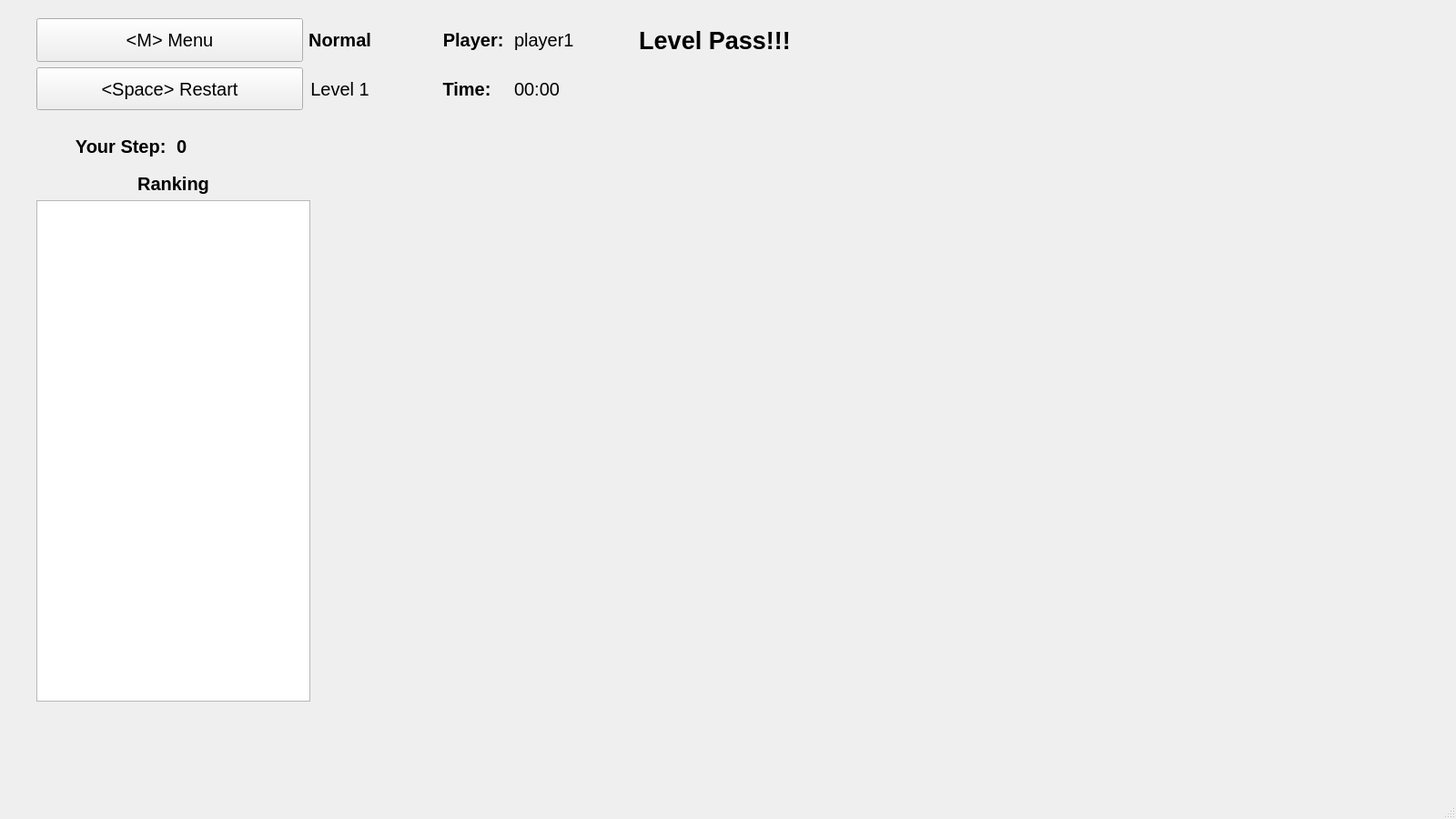
<?xml version="1.0" encoding="UTF-8"?>
<ui version="4.0">
 <class>game</class>
 <widget class="QMainWindow" name="game">
  <property name="geometry">
   <rect>
    <x>0</x>
    <y>0</y>
    <width>1600</width>
    <height>900</height>
   </rect>
  </property>
  <property name="sizePolicy">
   <sizepolicy hsizetype="Preferred" vsizetype="Preferred">
    <horstretch>0</horstretch>
    <verstretch>0</verstretch>
   </sizepolicy>
  </property>
  <property name="contextMenuPolicy">
   <enum>Qt::DefaultContextMenu</enum>
  </property>
  <property name="windowTitle">
   <string>MainWindow</string>
  </property>
  <property name="layoutDirection">
   <enum>Qt::LeftToRight</enum>
  </property>
  <property name="autoFillBackground">
   <bool>false</bool>
  </property>
  <widget class="QWidget" name="centralwidget">
   <widget class="QWidget" name="verticalLayoutWidget">
    <property name="geometry">
     <rect>
      <x>40</x>
      <y>190</y>
      <width>301</width>
      <height>581</height>
     </rect>
    </property>
    <layout class="QVBoxLayout" name="verticalLayout">
     <item>
      <widget class="QLabel" name="pass_lab_3">
       <property name="sizePolicy">
        <sizepolicy hsizetype="Minimum" vsizetype="Minimum">
         <horstretch>0</horstretch>
         <verstretch>0</verstretch>
        </sizepolicy>
       </property>
       <property name="font">
        <font>
         <pointsize>15</pointsize>
         <weight>75</weight>
         <italic>false</italic>
         <bold>true</bold>
         <underline>false</underline>
         <strikeout>false</strikeout>
         <kerning>true</kerning>
        </font>
       </property>
       <property name="text">
        <string>Ranking</string>
       </property>
       <property name="alignment">
        <set>Qt::AlignCenter</set>
       </property>
      </widget>
     </item>
     <item>
      <widget class="QTableWidget" name="tableWidget">
       <property name="focusPolicy">
        <enum>Qt::NoFocus</enum>
       </property>
       <property name="editTriggers">
        <set>QAbstractItemView::NoEditTriggers</set>
       </property>
      </widget>
     </item>
    </layout>
   </widget>
   <widget class="QWidget" name="layoutWidget">
    <property name="geometry">
     <rect>
      <x>40</x>
      <y>20</y>
      <width>591</width>
      <height>101</height>
     </rect>
    </property>
    <layout class="QHBoxLayout" name="horizontalLayout_3">
     <item>
      <layout class="QGridLayout" name="gridLayout">
       <item row="1" column="0">
        <widget class="QPushButton" name="ResetBtn">
         <property name="enabled">
          <bool>true</bool>
         </property>
         <property name="sizePolicy">
          <sizepolicy hsizetype="Expanding" vsizetype="Expanding">
           <horstretch>0</horstretch>
           <verstretch>0</verstretch>
          </sizepolicy>
         </property>
         <property name="font">
          <font>
           <pointsize>15</pointsize>
          </font>
         </property>
         <property name="focusPolicy">
          <enum>Qt::NoFocus</enum>
         </property>
         <property name="autoFillBackground">
          <bool>false</bool>
         </property>
         <property name="text">
          <string>&lt;Space&gt; Restart</string>
         </property>
         <property name="iconSize">
          <size>
           <width>16</width>
           <height>16</height>
          </size>
         </property>
        </widget>
       </item>
       <item row="0" column="0">
        <widget class="QPushButton" name="MenuBtn">
         <property name="enabled">
          <bool>true</bool>
         </property>
         <property name="sizePolicy">
          <sizepolicy hsizetype="Expanding" vsizetype="Expanding">
           <horstretch>0</horstretch>
           <verstretch>0</verstretch>
          </sizepolicy>
         </property>
         <property name="font">
          <font>
           <pointsize>15</pointsize>
          </font>
         </property>
         <property name="focusPolicy">
          <enum>Qt::NoFocus</enum>
         </property>
         <property name="text">
          <string>&lt;M&gt; Menu</string>
         </property>
         <property name="iconSize">
          <size>
           <width>16</width>
           <height>16</height>
          </size>
         </property>
        </widget>
       </item>
      </layout>
     </item>
     <item>
      <layout class="QHBoxLayout" name="horizontalLayout_2">
       <item>
        <layout class="QVBoxLayout" name="verticalLayout_2">
         <item>
          <widget class="QLabel" name="type_lab">
           <property name="font">
            <font>
             <pointsize>15</pointsize>
             <weight>75</weight>
             <bold>true</bold>
            </font>
           </property>
           <property name="layoutDirection">
            <enum>Qt::LeftToRight</enum>
           </property>
           <property name="text">
            <string>Normal</string>
           </property>
           <property name="alignment">
            <set>Qt::AlignCenter</set>
           </property>
          </widget>
         </item>
         <item>
          <widget class="QLabel" name="level_lab">
           <property name="font">
            <font>
             <pointsize>15</pointsize>
            </font>
           </property>
           <property name="text">
            <string>Level 1</string>
           </property>
           <property name="alignment">
            <set>Qt::AlignCenter</set>
           </property>
          </widget>
         </item>
        </layout>
       </item>
       <item>
        <spacer name="horizontalSpacer">
         <property name="orientation">
          <enum>Qt::Horizontal</enum>
         </property>
         <property name="sizeHint" stdset="0">
          <size>
           <width>40</width>
           <height>20</height>
          </size>
         </property>
        </spacer>
       </item>
       <item>
        <layout class="QFormLayout" name="formLayout">
         <item row="0" column="0">
          <widget class="QLabel" name="label">
           <property name="sizePolicy">
            <sizepolicy hsizetype="Expanding" vsizetype="Expanding">
             <horstretch>0</horstretch>
             <verstretch>0</verstretch>
            </sizepolicy>
           </property>
           <property name="font">
            <font>
             <pointsize>15</pointsize>
             <weight>75</weight>
             <bold>true</bold>
             <strikeout>false</strikeout>
            </font>
           </property>
           <property name="text">
            <string>Player: </string>
           </property>
           <property name="alignment">
            <set>Qt::AlignRight|Qt::AlignTrailing|Qt::AlignVCenter</set>
           </property>
          </widget>
         </item>
         <item row="0" column="1">
          <widget class="QLabel" name="player_lab">
           <property name="sizePolicy">
            <sizepolicy hsizetype="Expanding" vsizetype="Expanding">
             <horstretch>0</horstretch>
             <verstretch>0</verstretch>
            </sizepolicy>
           </property>
           <property name="font">
            <font>
             <pointsize>15</pointsize>
            </font>
           </property>
           <property name="text">
            <string>player1</string>
           </property>
          </widget>
         </item>
         <item row="1" column="0">
          <widget class="QLabel" name="label_2">
           <property name="sizePolicy">
            <sizepolicy hsizetype="Expanding" vsizetype="Expanding">
             <horstretch>0</horstretch>
             <verstretch>0</verstretch>
            </sizepolicy>
           </property>
           <property name="minimumSize">
            <size>
             <width>2</width>
             <height>0</height>
            </size>
           </property>
           <property name="font">
            <font>
             <pointsize>15</pointsize>
             <weight>75</weight>
             <bold>true</bold>
             <strikeout>false</strikeout>
            </font>
           </property>
           <property name="text">
            <string>Time: </string>
           </property>
           <property name="alignment">
            <set>Qt::AlignRight|Qt::AlignTrailing|Qt::AlignVCenter</set>
           </property>
          </widget>
         </item>
         <item row="1" column="1">
          <widget class="QLabel" name="timerLab">
           <property name="sizePolicy">
            <sizepolicy hsizetype="Expanding" vsizetype="Expanding">
             <horstretch>0</horstretch>
             <verstretch>0</verstretch>
            </sizepolicy>
           </property>
           <property name="font">
            <font>
             <pointsize>15</pointsize>
            </font>
           </property>
           <property name="text">
            <string>00:00</string>
           </property>
          </widget>
         </item>
        </layout>
       </item>
      </layout>
     </item>
    </layout>
   </widget>
   <widget class="QWidget" name="layoutWidget">
    <property name="geometry">
     <rect>
      <x>40</x>
      <y>140</y>
      <width>301</width>
      <height>41</height>
     </rect>
    </property>
    <layout class="QHBoxLayout" name="horizontalLayout">
     <item>
      <widget class="QLabel" name="label1">
       <property name="sizePolicy">
        <sizepolicy hsizetype="Minimum" vsizetype="Minimum">
         <horstretch>0</horstretch>
         <verstretch>0</verstretch>
        </sizepolicy>
       </property>
       <property name="font">
        <font>
         <pointsize>15</pointsize>
         <weight>75</weight>
         <bold>true</bold>
        </font>
       </property>
       <property name="text">
        <string>Your Step: </string>
       </property>
       <property name="alignment">
        <set>Qt::AlignRight|Qt::AlignTrailing|Qt::AlignVCenter</set>
       </property>
      </widget>
     </item>
     <item>
      <widget class="QLabel" name="stepCnt_lab">
       <property name="sizePolicy">
        <sizepolicy hsizetype="Minimum" vsizetype="Minimum">
         <horstretch>0</horstretch>
         <verstretch>0</verstretch>
        </sizepolicy>
       </property>
       <property name="font">
        <font>
         <pointsize>15</pointsize>
         <weight>75</weight>
         <bold>true</bold>
        </font>
       </property>
       <property name="text">
        <string>0</string>
       </property>
      </widget>
     </item>
    </layout>
   </widget>
   <widget class="QWidget" name="layoutWidget">
    <property name="geometry">
     <rect>
      <x>650</x>
      <y>20</y>
      <width>271</width>
      <height>101</height>
     </rect>
    </property>
    <layout class="QVBoxLayout" name="verticalLayout_4">
     <item>
      <widget class="QLabel" name="pass_lab">
       <property name="sizePolicy">
        <sizepolicy hsizetype="Minimum" vsizetype="Minimum">
         <horstretch>0</horstretch>
         <verstretch>0</verstretch>
        </sizepolicy>
       </property>
       <property name="font">
        <font>
         <pointsize>20</pointsize>
         <weight>75</weight>
         <italic>false</italic>
         <bold>true</bold>
        </font>
       </property>
       <property name="text">
        <string>Level Pass!!!</string>
       </property>
       <property name="alignment">
        <set>Qt::AlignCenter</set>
       </property>
      </widget>
     </item>
     <item>
      <widget class="QLabel" name="pass_lab_2">
       <property name="sizePolicy">
        <sizepolicy hsizetype="Minimum" vsizetype="Minimum">
         <horstretch>0</horstretch>
         <verstretch>0</verstretch>
        </sizepolicy>
       </property>
       <property name="font">
        <font>
         <pointsize>15</pointsize>
         <weight>75</weight>
         <italic>true</italic>
         <bold>true</bold>
         <underline>false</underline>
         <strikeout>false</strikeout>
         <kerning>true</kerning>
        </font>
       </property>
       <property name="text">
        <string>&lt;Press Enter Key&gt;</string>
       </property>
       <property name="alignment">
        <set>Qt::AlignCenter</set>
       </property>
      </widget>
     </item>
    </layout>
   </widget>
  </widget>
  <widget class="QMenuBar" name="menubar">
   <property name="geometry">
    <rect>
     <x>0</x>
     <y>0</y>
     <width>1600</width>
     <height>22</height>
    </rect>
   </property>
  </widget>
  <widget class="QStatusBar" name="statusbar"/>
 </widget>
 <resources/>
 <connections/>
</ui>
